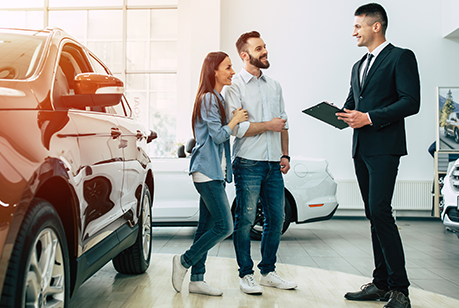
//> input picture Images/input.png, 459 x 308 px
$ ./compare_rmse ../Images/input.png ../Images/test_image.png   (built with g++ and OpenCV 4)
//> lines starting //> are read from the running program, lines starting //| are printed output that depends on the picture
#include <opencv2/opencv.hpp>
#include <iostream>
#include <cmath>

using namespace cv;
using namespace std;

double computeRMSE(const Mat& img1, const Mat& img2) {
    CV_Assert(img1.rows == img2.rows && img1.cols == img2.cols);
    CV_Assert(img1.type() == img2.type());

    double mse = 0.0;
    for (int i = 0; i < img1.rows; ++i) {
        for (int j = 0; j < img1.cols; ++j) {
            double diff = static_cast<double>(img1.at<uchar>(i, j)) - img2.at<uchar>(i, j);
            mse += diff * diff;
        }
    }
    mse /= (img1.rows * img1.cols);
    return sqrt(mse);
}

int main(int argc, char** argv) {
    if (argc != 3) {
        cout << "Usage: ./compare_rmse img1.png img2.png" << endl;
        return -1;
    }

    Mat img1 = imread(argv[1], IMREAD_GRAYSCALE);
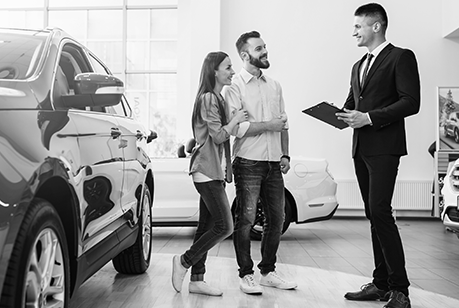
//> img1: 308 rows x 459 cols, CV_8UC1; min 0, max 255, mean 154
    Mat img2 = imread(argv[2], IMREAD_GRAYSCALE);
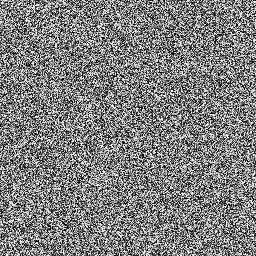
//> input picture Images/test_image.png, 256 x 256 px
//> img2 is the input picture: 256 rows x 256 cols, CV_8UC1; min 0, max 255, mean 126.9

    if (img1.empty() || img2.empty()) {
        cerr << " Error loading images!" << endl;
        return -1;
    }

//> (the run ends here: the program stops with an error, at `CV_Assert(img1.rows == img2.rows && img1.cols == img2.cols);`)
